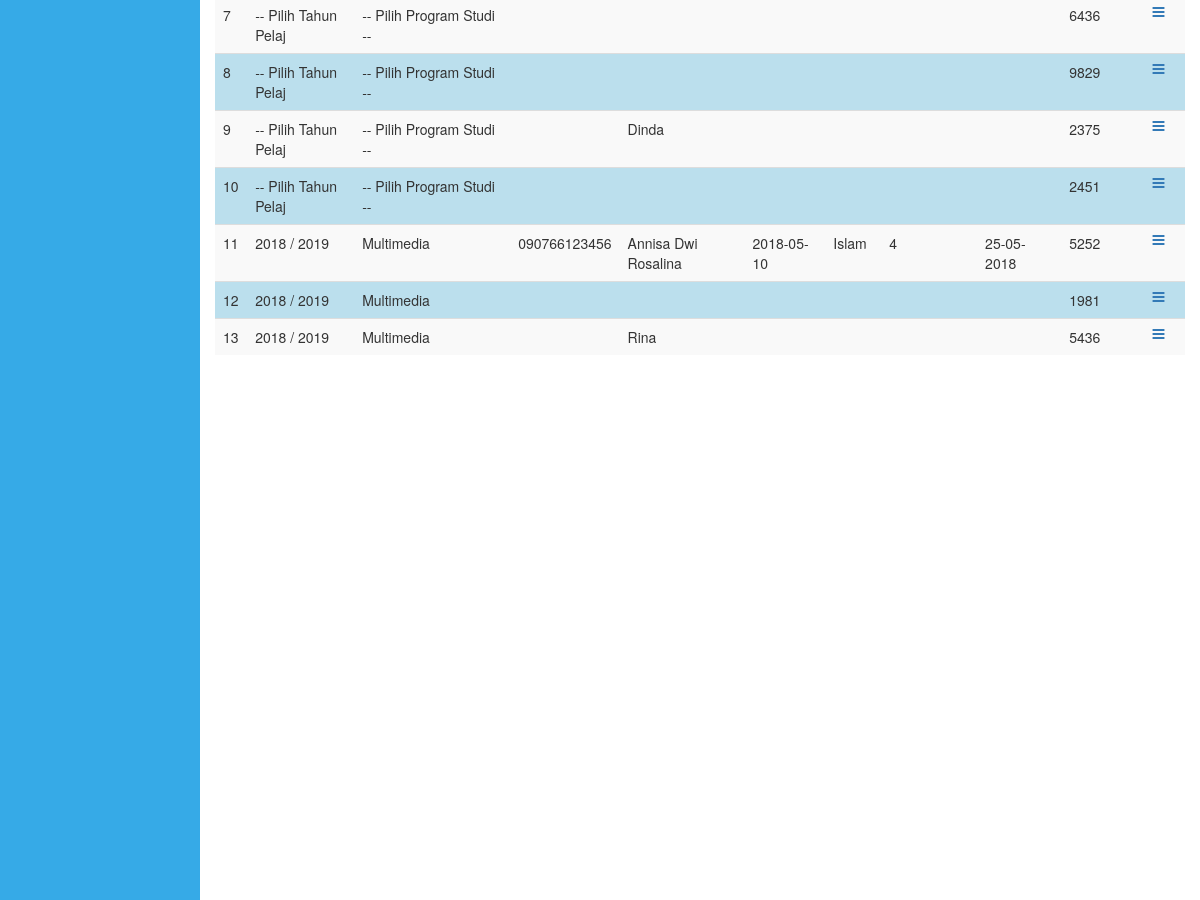
The page /kepala-sekolah/kepsek.php?content=data-calon-murid (signed in, middle part) on the database as committed earlier.
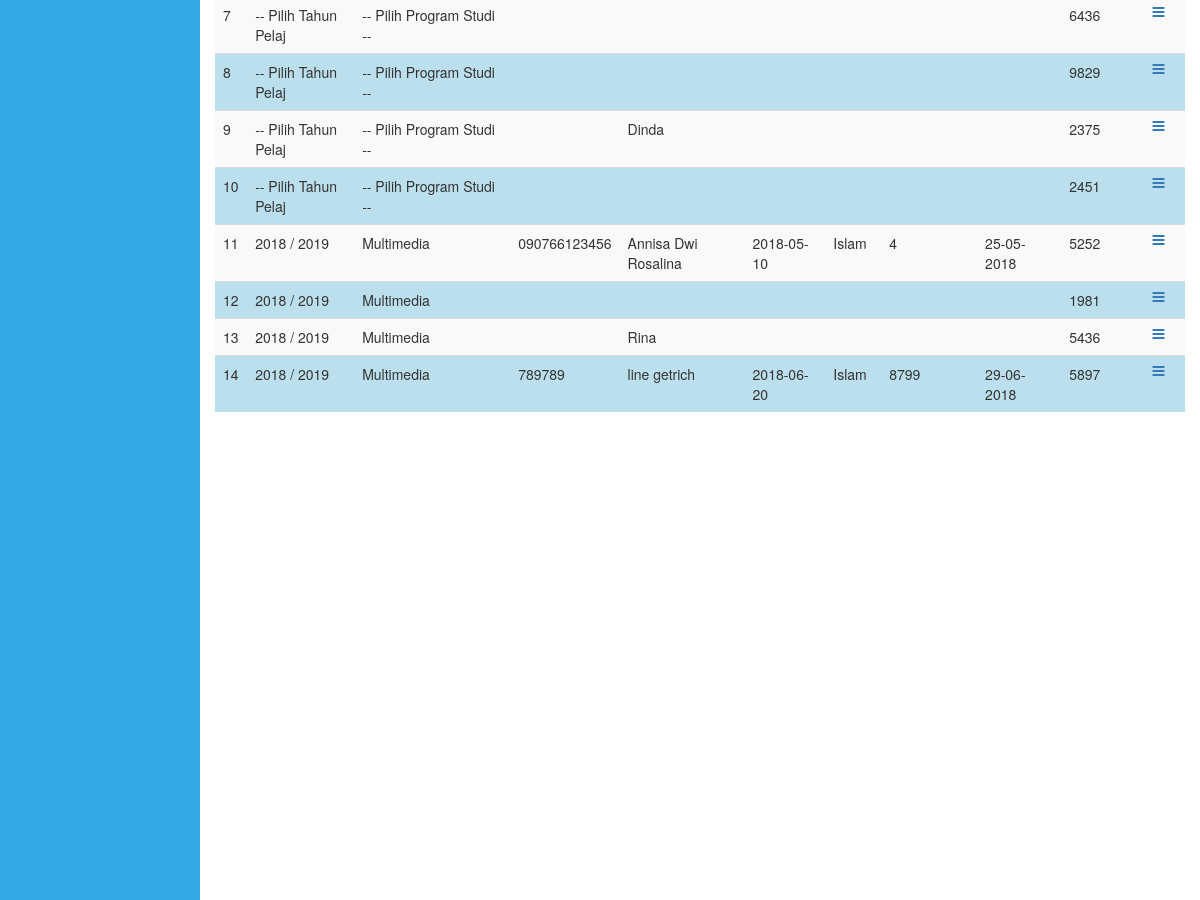
The same page on the database as committed later.
### tables this page shows
CREATE TABLE `tbl_data_calon_murid` (
  `id_calon_murid` int(10) NOT NULL,
  `tahun_pelajaran` varchar(20) NOT NULL,
  `prodi` varchar(50) NOT NULL,
  `nisn` varchar(30) NOT NULL,
  `nama` varchar(100) NOT NULL,
  `nama_panggilan` varchar(50) NOT NULL,
  `jenis_kelamin` varchar(10) NOT NULL,
  `tempat_lahir` varchar(20) NOT NULL,
  `tgl_lahir` varchar(20) NOT NULL,
  `agama` varchar(20) NOT NULL,
  `kewarganegaraan` varchar(50) NOT NULL,
  `anak_ke` varchar(20) NOT NULL,
  `status_perwalian` varchar(50) NOT NULL,
  `perwalian_oleh` varchar(20) NOT NULL,
  `jml_saudara_kandung` int(10) NOT NULL,
  `jml_saudara_tiri` int(10) NOT NULL,
  `jml_saudara_angkat` int(10) NOT NULL,
  `status_keluarga` varchar(20) NOT NULL,
  `bahasa` varchar(30) NOT NULL,
  `alamat` varchar(100) NOT NULL,
  `telepon_rumah` varchar(20) NOT NULL,
  `status_tinggal` varchar(20) NOT NULL,
  `jarak` varchar(20) NOT NULL,
  `transportasi` varchar(30) NOT NULL,
  `asal_sekolah` varchar(100) NOT NULL,
  `nomor_ijazah` varchar(20) NOT NULL,
  `tgl_ijazah` varchar(20) NOT NULL,
  `lama_belajar` varchar(20) NOT NULL,
  `jml_un` varchar(10) NOT NULL,
  `berat_badan` varchar(10) NOT NULL,
  `tinggi_badan` varchar(10) NOT NULL,
  `goldar` varchar(10) NOT NULL,
  `penyakit` varchar(100) NOT NULL,
  `kelainan` varchar(100) NOT NULL,
  `nama_ayah` varchar(50) NOT NULL,
  `tempat_lahir_ayah` varchar(50) NOT NULL,
  `tgl_lahir_ayah` varchar(50) NOT NULL,
  `pekerjaan_ayah` varchar(50) NOT NULL,
  `penghasilan_ayah` varchar(50) NOT NULL,
  `pendidikan_ayah` varchar(20) NOT NULL,
  `kewarganegaraan_ayah` varchar(50) NOT NULL,
  `nama_ibu` varchar(50) NOT NULL,
  `tempat_lahir_ibu` varchar(50) NOT NULL,
  `tgl_lahir_ibu` varchar(20) NOT NULL,
  `pekerjaan_ibu` varchar(50) NOT NULL,
  `penghasilan_ibu` varchar(50) NOT NULL,
  `pendidikan_ibu` varchar(20) NOT NULL,
  `kewarganegaraan_ibu` varchar(50) NOT NULL,
  `alamat_orangtua` varchar(100) NOT NULL,
  `nomor_hp` varchar(20) NOT NULL,
  `pengeluaran` varchar(50) NOT NULL,
  `jml_keluarga_kerja` int(10) NOT NULL,
  `jml_keluarga_menikah` int(10) NOT NULL,
  `nama_wali` varchar(50) NOT NULL,
  `tempat_lahir_wali` varchar(50) NOT NULL,
  `tgl_lahir_wali` varchar(20) NOT NULL,
  `pekerjaan_wali` varchar(50) NOT NULL,
  `penghasilan_wali` varchar(50) NOT NULL,
  `pendidikan_wali` varchar(20) NOT NULL,
  `kewarganegaraan_wali` varchar(50) NOT NULL,
  `alamat_wali` varchar(100) NOT NULL,
  `nomor_hp_wali` varchar(20) NOT NULL,
  `pengeluaran_wali` varchar(50) NOT NULL,
  `jml_wali_kerja` int(20) NOT NULL,
  `jml_wali_menikah` int(20) NOT NULL,
  `kesenian` varchar(100) NOT NULL,
  `olahraga` varchar(100) NOT NULL,
  `organisasi` varchar(100) NOT NULL,
  `hasta_karya` varchar(100) NOT NULL,
  `bakat_lulus` varchar(100) NOT NULL,
  `cita_cita` varchar(100) NOT NULL,
  `tgl_daftar` varchar(20) NOT NULL,
  `syarat_nisn` varchar(100) NOT NULL,
  `syarat_ijazah` varchar(100) NOT NULL,
  `syarat_kk` varchar(100) NOT NULL,
  `syarat_akte` varchar(100) NOT NULL,
  `syarat_foto` varchar(100) NOT NULL,
  `kode_daftar` int(10) NOT NULL,
  `status` int(2) NOT NULL
);

### kepala-sekolah/data-calon-murid.php (the view, shortened to what this page needs)
<div class="col-md-10" style="min-height:100px">
  <form class="form-horizontal" method="POST">
      <table class="table table-striped">
        <tbody>
          <?php
            include '../config/koneksi.php';
            $query = mysqli_query($konek, "SELECT * FROM tbl_data_calon_murid")or die(mysqli_error());
                    if(mysqli_num_rows($query) == 0){
                      echo '<tr><td colspan="12" align="center">Tidak ada data!</td></tr>';
                    }
                      else
                    {
                      $no = 1;
                      while($data = mysqli_fetch_array($query)){
                        echo '<tr>';
                        echo '<td>'.$no.'</td>';
                        echo '<td>'.$data['tahun_pelajaran'].'</td>';
                        echo '<td>'.$data['prodi'].'</td>';
                        echo '<td>'.$data['nisn'].'</td>';
                        echo '<td>'.$data['nama'].'</td>';
                        echo '<td>'.$data['tgl_lahir'].'</td>';
                        echo '<td>'.$data['agama'].'</td>';
                        echo '<td>'.$data['telepon_rumah'].'</td>';
                        echo '<td>'.$data['tgl_daftar'].'</td>';
                        echo '<td>'.$data['kode_daftar'].'</td>';
                        echo '<td  width="20"><center><a data-toggle="tooltip" data-placement="left" title="Lihat Data Lengkap" href=kepsek.php?content=edit-calon-murid&&id_calon_murid='.$data['id_calon_murid'].'><i class="fa fa-bars fa-fw"></i></a></center></td>';
                        echo '</tr>';
                        $no++;
                      }
                    }
                ?>
        </tbody>
      </table>
    </form>
</div>

Rows that differ between the two databases and show on the page:
added tbl_data_calon_murid: tahun_pelajaran "2018 / 2019", prodi "Multimedia", nisn "789789", nama "line getrich", tgl_lahir "2018-06-20", agama "Islam", telepon_rumah "8799", tgl_daftar "29-06-2018", kode_daftar "5897"
